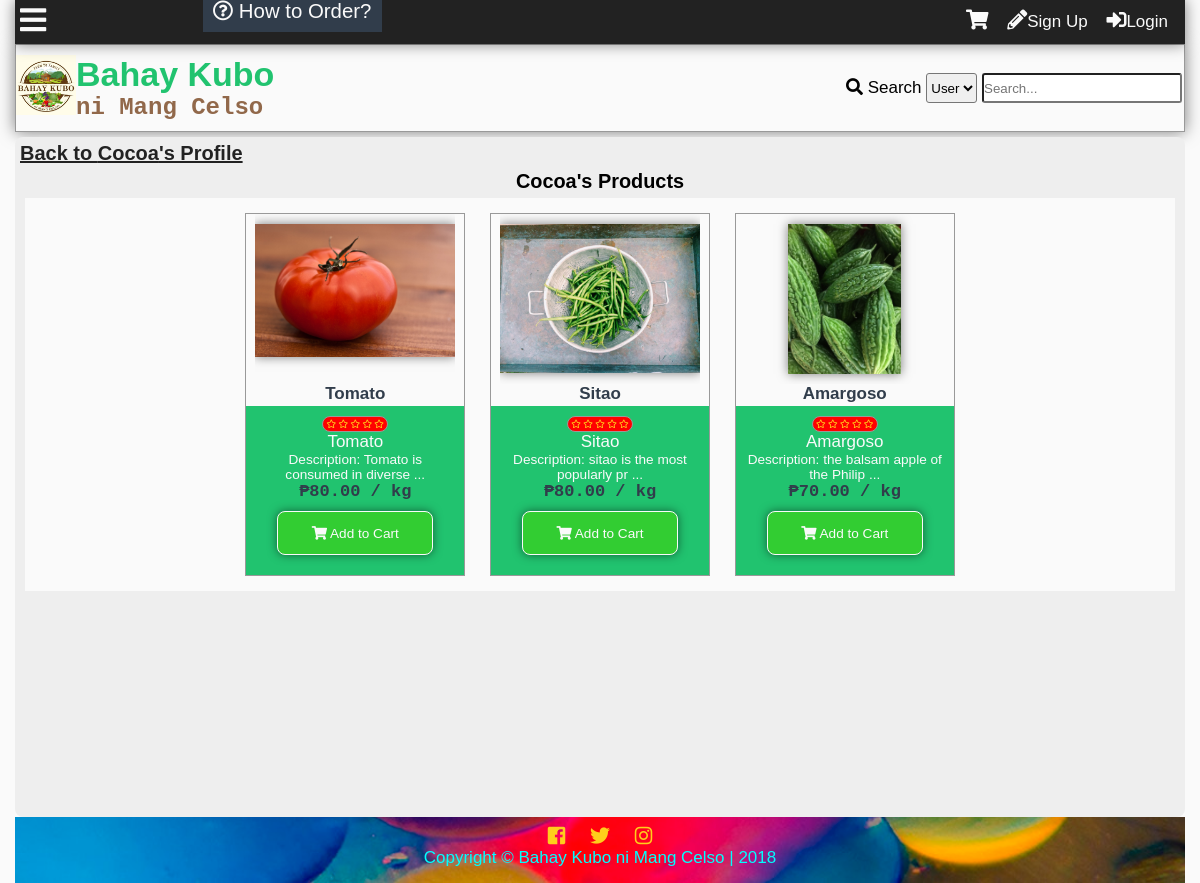
Page /myproducts.php?id=2 on the earlier database version.
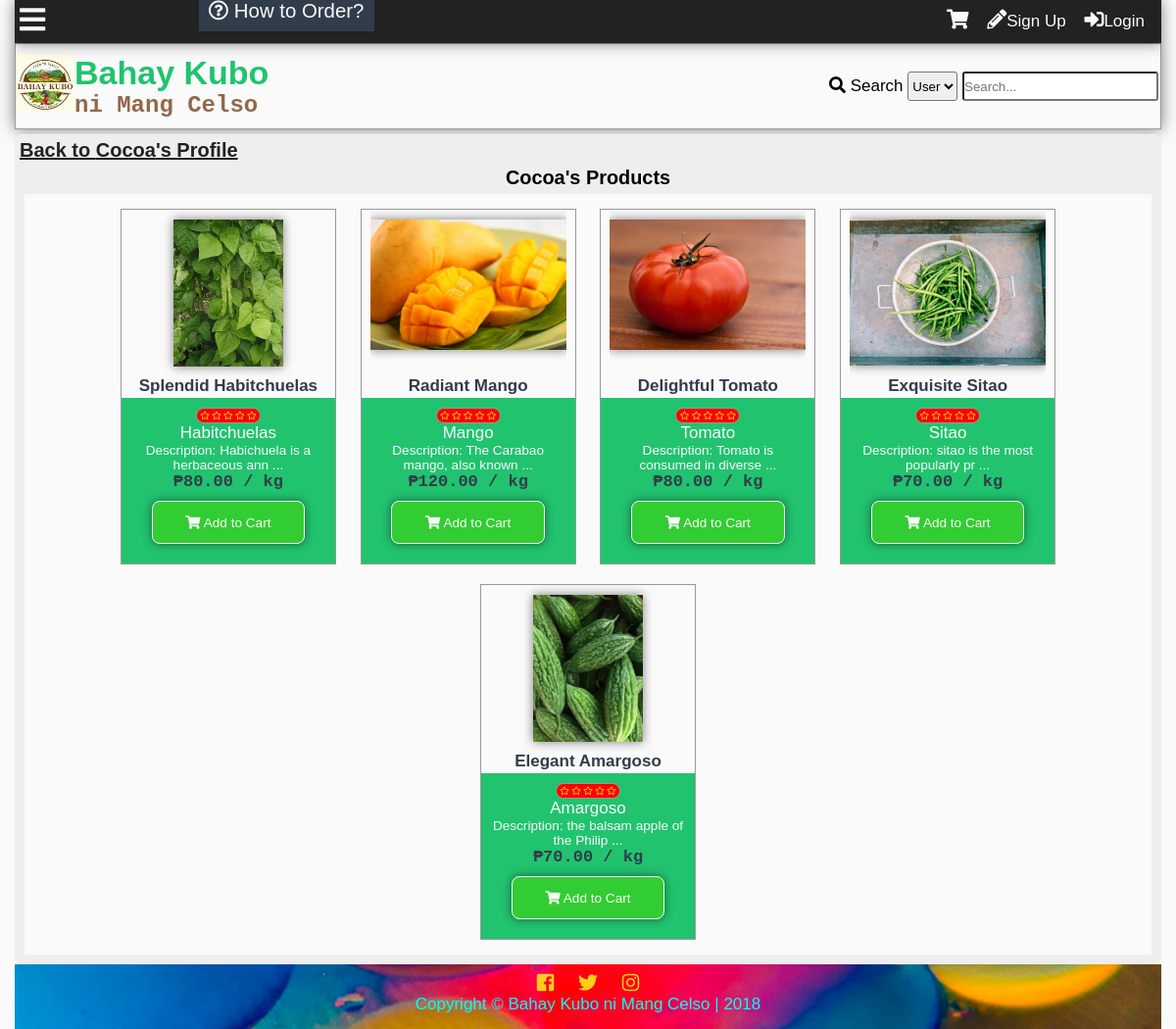
Same page on the later database version.
### tables this page shows
CREATE TABLE `tbluser` (
  `userid` int(11) NOT NULL,
  `username` varchar(100) NOT NULL,
  `password` varchar(100) NOT NULL,
  `firstname` varchar(100) NOT NULL,
  `middlename` varchar(100) NOT NULL,
  `lastname` varchar(100) NOT NULL,
  `birthday` varchar(20) NOT NULL,
  `datecreated` timestamp NOT NULL DEFAULT '0000-00-00 00:00:00',
  `email` varchar(100) NOT NULL,
  `website` varchar(255) NOT NULL,
  `location` varchar(255) NOT NULL,
  `usertypeid` int(11) NOT NULL,
  `access` int(11) NOT NULL,
  `imgname` varchar(100) NOT NULL,
  `imgtype` varchar(100) NOT NULL,
  `imgpath` varchar(200) NOT NULL,
  `bio` text NOT NULL,
  `is_show_email` tinyint(1) NOT NULL,
  `gender` int(11) NOT NULL,
  `lastupdate` timestamp NOT NULL DEFAULT '0000-00-00 00:00:00',
  `lastonline` timestamp NOT NULL DEFAULT '0000-00-00 00:00:00',
  `profileviews` int(11) NOT NULL
);

CREATE TABLE `tblproduct` (
  `productid` int(11) NOT NULL,
  `categoryid` int(11) NOT NULL,
  `productname` varchar(100) NOT NULL,
  `description` varchar(255) NOT NULL,
  `farmid` int(11) NOT NULL,
  `userid` int(11) NOT NULL,
  `dateposted` datetime DEFAULT NULL,
  `price` decimal(10,2) NOT NULL,
  `img` varchar(200) NOT NULL,
  `view` int(11) NOT NULL,
  `rating` int(11) NOT NULL
);

CREATE TABLE `tblcategory` (
  `categoryid` int(11) NOT NULL,
  `category` varchar(100) NOT NULL,
  `status` int(11) NOT NULL,
  `low` decimal(10,2) NOT NULL,
  `high` decimal(10,2) NOT NULL,
  `prevailing` decimal(10,2) NOT NULL
);

### myproducts.php (the view, shortened to what this page needs)
<?php
	include'functions.php';
	require_once'connection.php';
	if(!isset($_GET['id'])){
		die('This page doesn\'t exist.');
	}else{
		$getid=$_GET['id'];
		$sql = "SELECT username FROM tbluser WHERE userid='$getid' AND usertypeid IN(3,4)";
		$result = $conn->query($sql);
		$fetch = $result->fetch_object();
		if(!$fetch){
			die('This page doesn\'t exist.');
		}else{
			$username = $fetch->username;
		}
	}
?>
<!DOCTYPE html>
<html lang="en">
<head>
  	<link rel="stylesheet" href="css/style.css">
  	<link rel="stylesheet" href="css/fontawesome-all.css">
</head>
<body>
	<div class="main-container">
	<?php
		addheader();
	?>
	<div class="other-content">
		<h1><a class="btp" href="profile.php?name=<?php echo $username ?>">Back to <?php echo $username ?>'s Profile</a></h1>
		<h3><?php echo $username;?>'s Products</h3>
		<div class="my-products">
<?php
$sql = "SELECT productid,category, productname, description, farmname, username, dateposted, price, img, rating FROM tblproduct as t1
LEFT JOIN tblcategory as t2
	ON t1.categoryid = t2.categoryid
LEFT JOIN tbluser as t3
	ON t1.userid = t3.userid
LEFT JOIN tblfarm as t4
	ON t1.farmid = t4.farmid
WHERE t1.userid = '$getid'
ORDER BY dateposted DESC";
$result = $conn->query($sql);
while($row = $result->fetch_object()){
	$id = $row->productid;
	$category = $row->category;
	$product = $row->productname;
	$desc = $row->description;
	$price = $row->price;
	$img = $row->img;
	$rating = $row->rating;
	echo'
	<div class="product">
	<a href="product.php?id='.$id.'">
	<div class="product-img-wrap">
		<img src="'.$img.'" alt="Product Image">
	</div>
	<p class="product-title">'.$product.'</p>
	</a>
	<div class="product-content">
	<a href="product.php?id='.$id.'">
	<p>';
	starsystem($rating);
	echo'
	</p>
	<p class="product-category">'.$category.'</p>
	<p class="product-desc">Description: '.substr($desc,0,30).' ...</p>
	</a>
	<p class="product-price">₱'.$price.' / kg</p>
	<div class="add-to-cart" value="'.$id.'" onclick="addThistoCart(this)"><i class="fas fa-shopping-cart"></i> Add to Cart</div>
	</div>
	</div>';
}
?>
		</div>
	</div>
		<?php
			addfooter();
		?>
	</div>
</body>
</html>

### functions.php (shortened to what this page needs)
<?php
function addheader(){
	echo'<header id="main-header">
			<div class="grid-header">
				<div class="box1">
					<a href="index.php">
						<div class="logo">
							<img src="img/logo.jpg">
						</div>
						<div id="header-text">
						<h1 id="first-text">Bahay Kubo</h1><br>
							<h2 id="second-text"> ni Mang Celso</h2>
						</div>
					</a>
				</div>
				<div class="box2">';
						search_function();
				echo'</div>
				<div class="modal2">
				</div>
				<div id="search-dropdown">
				</div>
			</div>
		</header>
		<div class="subheader">
			<div class="subgrid">
				<div class="svg">
					<p class="open-slide" onclick="openSlideMenu()">
						<i class="fas fa-bars"></i>
					</p>
				</div>
				<div class="nav">
					<a id="How-to" href="about.php#how-to-order"><i class="far fa-question-circle"></i> How to Order?</a>
				</div>
				<div class="profile-grid">';
						session_button();
				echo'</div>
			</div>
		</div>
	';
}
function addfooter(){
	echo'<footer id="main-footer">
			<div class="container">
				<a target="_blank" title="Like us on Facebook" href="https://www.facebook.com/BahayKuboniMangCelso/?ref=page_internal"><i class="fab fa-facebook-square"></i></a>
				<a target="_blank" title="Follow us on Twitter" href="https://twitter.com/"><i class="fab fa-twitter"></i></a>
				<a target="_blank" title="Follow us on Instagram" href="https://www.instagram.com/?hl=ens"><i class="fab fa-instagram"></i></a>
				<p>Copyright &copy; <span id="company">Bahay Kubo ni Mang Celso</span> | 2018</p>
			</div>
		</footer>';
}
function session_button(){
	$conn = mysqli_connect ("localhost", "root", "", "itsproject");
	echo'
	<div id="cart-panel">
		<h1>Shopping Cart</h1>
		<div id="shopping-cart-content"></div>
	</div>
	<div id="cart-modal" onclick="hideCartPanel()"></div>
	<i class="fas fa-shopping-cart button" onclick="showCartPanel()"></i>';
	if(isset($_SESSION['id'])){
	$id=$_SESSION['id'];
		$sql="SELECT imgpath FROM tbluser WHERE userid=".$id."";
		$result=$conn->query($sql);
		$row=$result->fetch_object();
		$tn_image=$row->imgpath;
		if($tn_image==''){
			$tn_image='img/default.png';
		}
$sql="SELECT pmid FROM tblpm WHERE receiverid='$id' AND checked=0 GROUP BY senderid";
$result=$conn->query($sql);
$count=$result->num_rows;
		echo'<a class="button" title="Check your messages" href="inbox.php?name='.$_SESSION["name"].'"><i class="far fa-envelope"></i><span id="pmnum">'.$count.'</span></a>';
$sql="SELECT notifid FROM tblnotif
	WHERE receiverid='$id' and checked=0
	";
$result=$conn->query($sql);
$count=$result->num_rows;
		echo'<a class="button" id="notifbtn" title="Check your notifications" onclick="toggleNotif()""><i class="far fa-bell"></i><span id="notifnum">'.$count.'</span></a>
		<a class="button" href=profile.php?name='.$_SESSION['name'].'>
		'.$_SESSION["name"].'\'s Profile<div class="top-tn"><img src="'.$tn_image.'""></div></a>';
		echo'<div id="notifdrop">
		Notifications
		<ul>';
$sql="SELECT notifid,username,imgpath,receiverid,notifdate,notiftype,checked,details,details2 FROM tblnotif
	LEFT JOIN tbluser
		ON tblnotif.userid=tbluser.userid
	WHERE receiverid='$id'
	ORDER BY notifid DESC
	LIMIT 10";
$result=$conn->query($sql);
$count=$result->num_rows;
if($count==0){
	echo'<li>No notifications yet...</li>';
}else{
while($rows=$result->fetch_object())
{
$nid=$rows->notifid;
$uname=$rows->username;
$rid=$rows->receiverid;
$date=time_elapsed_string($rows->notifdate);
$type=$rows->notiftype;
$imgpath=$rows->imgpath;
$uname=$rows->username;
$details=$rows->details;
$details2=$rows->details2;
if(!$imgpath){
	$imgpath='img/default.png';
}
if($type==1){
	echo'<li><div class="comment-tn">
				<img src="'.$imgpath.'">
			</div> <a class="n1" href="profile.php?name='.$uname.'">'.$uname.'</a> <a class="n2" href="profile.php?name='.$_SESSION['name'].'#comment'.$details.'"> has commented on your profile '.$date.'</a></li>';
} else if($type==2){
	if ($details2==1){
	echo'<li><div class="comment-tn">
				<img src="'.$imgpath.'">
			</div>
			 <a class="n1" href="profile.php?name='.$uname.'">'.$uname.'</a> has sent a friend request '.$date.'<br>
		<div id="fr-'.$nid.'"><a class="fr-yes" onclick="friendyes(this)" value="'.$nid.'">Yes</a> <a class="fr-no" onclick="friendno(this)" value="'.$nid.'">No</a>
		</div>
		</li>';
	} else if($details2==2){
		echo'<li><div class="comment-tn">
				<img src="'.$imgpath.'">
			</div>
			 <a class="n1" href="profile.php?name='.$uname.'">'.$uname.'</a> has sent a friend request '.$date.'<br>
		<div id="fr-'.$nid.'">
			Request Accepted
		</div>
		</li>';
	} else if($details2==3){
		echo'<li><div class="comment-tn">
				<img src="'.$imgpath.'">
			</div>
			 <a class="n1" href="profile.php?name='.$uname.'">'.$uname.'</a> has sent a friend request '.$date.'<br>
		<div id="fr-'.$nid.'">
			Request Denied
		</div>
		</li>';
	}
}else if ($type==3){
	echo'<li><i class="fas fa-ban banned"></i> Sorry, your profile picture has been removed.<br>
	Please read the rules and guidelines.</li>';
}
}
}
		echo'<center><a id="seeallnotif" href="notification.php">See all notifications</a></center>
		</ul>
		</div>';
	}else{
		echo'<div id="notifnum"></div><div id="pmnum"></div>
		<a href ="register.php" class="button"><i class="fas fa-pencil-alt"></i></i>Sign Up</a>
		<a id="modalBtn" class="button"><i class="fas fa-sign-in-alt"></i>Login</a>';
	}
}
function search_function(){
	echo'
		<form action="search.php" method="get">
			<i class="fas fa-search"></i>
			<label>Search</label>
			<select name="criteria" id="criteria">
				<option value="2">User</option>
			</select>
			<input type="text" onkeyup="searchdropdown()" required name="search-text" placeholder="Search..." id="search-text" autocomplete="off">
		</form>
	';
}
function starsystem($percent){
	echo'<div class="star-system" title="'.$percent.'% of voters likes this">';
	if($percent>=98){
	echo'
		<i class="fas fa-star"></i>
		<i class="fas fa-star"></i>
		<i class="fas fa-star"></i>
		<i class="fas fa-star"></i>
		<i class="fas fa-star"></i>
	';
	}else if($percent<4){
	echo'
		<i class="far fa-star"></i>
		<i class="far fa-star"></i>
		<i class="far fa-star"></i>
		<i class="far fa-star"></i>
		<i class="far fa-star"></i>
	';
	}
	echo'</div>';
}

Differences in the rows shown:
added tblproduct: img (picture), productname "Splendid Habitchuelas", rating 0 (drawn), categoryid.category "Habitchuelas", description "Habichuela is a herbaceous ann", price "80.00", $id 6 (drawn)
added tblproduct: img (picture), productname "Radiant Mango", rating 0 (drawn), categoryid.category "Mango", description "The Carabao mango, also known", price "120.00", $id 5 (drawn)
changed tblproduct "Tomato is consumed in diverse": productname "Tomato" → "Delightful Tomato"
changed tblproduct "sitao is the most popularly pr": productname "Sitao" → "Exquisite Sitao"; price "80.00" → "70.00"
changed tblproduct "the balsam apple of the Philip": productname "Amargoso" → "Elegant Amargoso"
